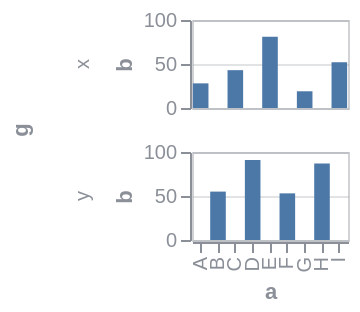

Vega-Lite specification stored for this chart:
### Vega specification from a JSON file in a GitHub repository (floating-point values rounded to 4 significant figures)
{"$schema": "https://vega.github.io/schema/vega/v6.json", "background": null, "padding": 5, "data": [{"name": "source_0", "values": [{"a": "A", "b": 28, "c": 5, "g": "x"}, {"a": "B", "b": 55, "c": 9, "g": "y"}, {"a": "C", "b": 43, "c": 2, "g": "x"}, {"a": "D", "b": 91, "c": 7, "g": "y"}, {"a": "E", "b": 81, "c": 4, "g": "x"}, {"a": "F", "b": 53, "c": 6, "g": "y"}, {"a": "G", "b": 19, "c": 8, "g": "x"}, {"a": "H", "b": 87, "c": 1, "g": "y"}, {"a": "I", "b": 52, "c": 3, "g": "x"}]}, {"name": "data_0", "source": "source_0", "transform": [{"type": "stack", "groupby": ["a", "g"], "field": "b", "sort": {"field": [], "order": []}, "as": ["b_start", "b_end"], "offset": "zero"}, {"type": "filter", "expr": "isValid(datum[\"b\"]) && isFinite(+datum[\"b\"])"}]}, {"name": "row_domain", "source": "data_0", "transform": [{"type": "aggregate", "groupby": ["g"]}]}], "signals": [{"name": "child_width", "value": 78}, {"name": "child_height", "value": 44}], "layout": {"padding": 20, "offset": {"rowTitle": 10}, "columns": 1, "bounds": "full", "align": "all"}, "marks": [{"name": "row-title", "type": "group", "role": "row-title", "title": {"text": "g", "orient": "left", "style": "guide-title", "offset": 10}}, {"name": "row_header", "type": "group", "role": "row-header", "from": {"data": "row_domain"}, "sort": {"field": "datum[\"g\"]", "order": "ascending"}, "title": {"text": {"signal": "isValid(parent[\"g\"]) ? parent[\"g\"] : \"\"+parent[\"g\"]"}, "orient": "left", "style": "guide-label", "frame": "group", "offset": 10}, "encode": {"update": {"height": {"signal": "child_height"}}}, "axes": [{"scale": "y", "orient": "left", "grid": false, "title": "b", "labelOverlap": true, "tickCount": {"signal": "ceil(child_height/40)"}, "zindex": 0}]}, {"name": "column_footer", "type": "group", "role": "column-footer", "encode": {"update": {"width": {"signal": "child_width"}}}, "axes": [{"scale": "x", "orient": "bottom", "grid": false, "title": "a", "labelAlign": "right", "labelAngle": 270, "labelBaseline": "middle", "zindex": 0}]}, {"name": "cell", "type": "group", "style": "cell", "from": {"facet": {"name": "facet", "data": "data_0", "groupby": ["g"]}}, "sort": {"field": ["datum[\"g\"]"], "order": ["ascending"]}, "encode": {"update": {"width": {"signal": "child_width"}, "height": {"signal": "child_height"}}}, "marks": [{"name": "child_marks", "type": "rect", "style": ["bar"], "from": {"data": "facet"}, "encode": {"update": {"fill": {"value": "#4c78a8"}, "ariaRoleDescription": {"value": "bar"}, "description": {"signal": "\"a: \" + (isValid(datum[\"a\"]) ? isArray(datum[\"a\"]) ? join(datum[\"a\"], ' ') : datum[\"a\"] : \"\"+datum[\"a\"]) + \"; b: \" + (format(datum[\"b\"], \"\"))"}, "x": {"scale": "x", "field": "a"}, "width": {"signal": "max(0.25, bandwidth('x'))"}, "y": {"scale": "y", "field": "b_end"}, "y2": {"scale": "y", "field": "b_start"}}}}], "axes": [{"scale": "y", "orient": "left", "gridScale": "x", "grid": true, "tickCount": {"signal": "ceil(child_height/40)"}, "domain": false, "labels": false, "aria": false, "maxExtent": 0, "minExtent": 0, "ticks": false, "zindex": 0}]}], "scales": [{"name": "x", "type": "band", "domain": {"data": "data_0", "field": "a", "sort": true}, "range": [0, {"signal": "child_width"}], "paddingInner": 0.1, "paddingOuter": 0.05}, {"name": "y", "type": "linear", "domain": {"data": "data_0", "fields": ["b_start", "b_end"]}, "range": [{"signal": "child_height"}, 0], "nice": true, "zero": true}], "config": {"axis": {"labelColor": "#8a8f98", "titleColor": "#8a8f98", "domainColor": "#8a8f98", "tickColor": "#8a8f98", "gridColor": "#8a8f98", "gridOpacity": 0.25}, "style": {"cell": {"stroke": "#8a8f98", "strokeOpacity": 0.4}, "guide-label": {"fill": "#8a8f98"}, "guide-title": {"fill": "#8a8f98"}}}}
